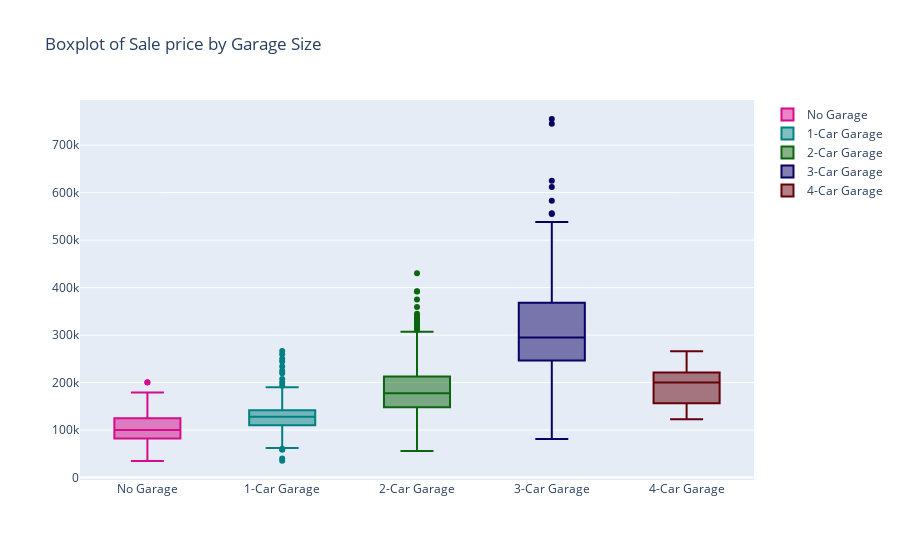

Notebook source saved alongside this figure:
### Markdown cell above
### Box plot and Histogram by Garage Size

### Code cell
trace0 = go.Box(y = df.loc[df['GarageCars'] == 0]['SalePrice']
                , name = 'No Garage'
                , marker = dict(color = 'rgb(214, 12, 140)'
                               )
               )

trace1 = go.Box(y = df.loc[df['GarageCars'] == 1]['SalePrice']
                , name = '1-Car Garage'
                , marker = dict(color = 'rgb(0, 128, 128)'
                               )
               )

trace2 = go.Box(y = df.loc[df['GarageCars'] == 2]['SalePrice']
                , name = '2-Car Garage'
                , marker =dict(color = 'rgb(12, 102, 14)'
                              )
               )

trace3 = go.Box(y = df.loc[df['GarageCars'] == 3]['SalePrice']
                , name = '3-Car Garage'
                , marker = dict(color = 'rgb(10, 0, 100)'
                               )
               )

trace4 = go.Box(y = df.loc[df['GarageCars'] == 4]['SalePrice']
                , name = '4-Car Garage'
                , marker = dict(color = 'rgb(100, 0, 10)'
                               )
               )

data = [trace0, trace1, trace2, trace3, trace4]
layout = go.Layout(title = 'Boxplot of Sale price by Garage Size')

fig = go.Figure(data = data, layout = layout)
py.show(fig)

### Figure 1 — Plotly figure (JSON) as saved in the notebook; plotly's stock layout.template omitted (floating-point values rounded to 4 significant figures; data arrays with more than 128 entries replaced by an {"elided": "..."} marker saying what was removed)
{"data": [{"marker": {"color": "rgb(214, 12, 140)"}, "name": "No Garage", "type": "box", "y": [82000, 113000, 136500, 85000, 123600, 128950, 115000, 84500, 87000, 115000, 141000, 79000, 103200, 127500, 104000, 98000, 110500, 76500, 88000, 135900, 89500, 61000, 81000, 100000, 79900, 81000, 118000, 124000, 34900, 106250, 86000, 39300, 107500, 108000, 118500, 147000, 75500, 67000, 200000, 60000, 85000, 84500, 55000, 52000, 179000, 96500, 128000, 109500, 141000, 145900, 150000, 127500, 116500, 37900, 135000, 85500, 102000, 100000, 160000, 97000, 127000, 118000, 93500, 94000, 80000, 200500, 93000, 80500, 91500, 130000, 99900, 139000, 82500, 55000, 79000, 52500, 122000, 112000, 92000, 136000, 84500]}, {"marker": {"color": "rgb(0, 128, 128)"}, "name": "1-Car Garage", "type": "box", "y": {"elided": "369 int values"}}, {"marker": {"color": "rgb(12, 102, 14)"}, "name": "2-Car Garage", "type": "box", "y": {"elided": "824 int values"}}, {"marker": {"color": "rgb(10, 0, 100)"}, "name": "3-Car Garage", "type": "box", "y": {"elided": "181 int values"}}, {"marker": {"color": "rgb(100, 0, 10)"}, "name": "4-Car Garage", "type": "box", "y": [206300, 265979, 168000, 123000, 200000]}], "layout": {"title": {"text": "Boxplot of Sale price by Garage Size"}}}
